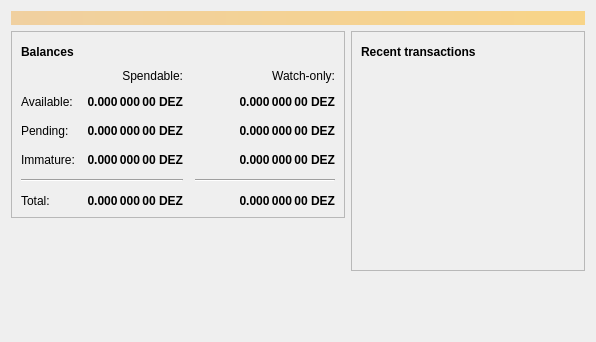
<?xml version="1.0" encoding="UTF-8"?>
<ui version="4.0">
 <class>OverviewPage</class>
 <widget class="QWidget" name="OverviewPage">
  <property name="geometry">
   <rect>
    <x>0</x>
    <y>0</y>
    <width>596</width>
    <height>342</height>
   </rect>
  </property>
  <property name="windowTitle">
   <string>Form</string>
  </property>
  <layout class="QVBoxLayout" name="topLayout">
   <item>
    <widget class="QLabel" name="labelAlerts">
     <property name="visible">
      <bool>false</bool>
     </property>
     <property name="styleSheet">
      <string notr="true">QLabel { background-color: qlineargradient(x1: 0, y1: 0, x2: 1, y2: 0, stop:0 #F0D0A0, stop:1 #F8D488); color:#000000; }</string>
     </property>
     <property name="wordWrap">
      <bool>true</bool>
     </property>
     <property name="margin">
      <number>3</number>
     </property>
     <property name="textInteractionFlags">
      <set>Qt::TextSelectableByMouse</set>
     </property>
    </widget>
   </item>
   <item>
    <layout class="QHBoxLayout" name="horizontalLayout" stretch="1,1">
     <item>
      <layout class="QVBoxLayout" name="verticalLayout_2">
       <item>
        <widget class="QFrame" name="frame">
         <property name="frameShape">
          <enum>QFrame::StyledPanel</enum>
         </property>
         <property name="frameShadow">
          <enum>QFrame::Raised</enum>
         </property>
         <layout class="QVBoxLayout" name="verticalLayout_4">
          <item>
           <layout class="QHBoxLayout" name="horizontalLayout_4">
            <item>
             <widget class="QLabel" name="label_5">
              <property name="font">
               <font>
                <weight>75</weight>
                <bold>true</bold>
               </font>
              </property>
              <property name="text">
               <string>Balances</string>
              </property>
             </widget>
            </item>
            <item>
             <widget class="QPushButton" name="labelWalletStatus">
              <property name="enabled">
               <bool>true</bool>
              </property>
              <property name="maximumSize">
               <size>
                <width>30</width>
                <height>16777215</height>
               </size>
              </property>
              <property name="toolTip">
               <string>The displayed information may be out of date. Your wallet automatically synchronizes with the Dezcoin network after a connection is established, but this process has not completed yet.</string>
              </property>
              <property name="text">
               <string/>
              </property>
              <property name="icon">
               <iconset resource="../bitcoin.qrc">
                <normaloff>:/icons/warning</normaloff>
                <disabledoff>:/icons/warning</disabledoff>:/icons/warning</iconset>
              </property>
              <property name="iconSize">
               <size>
                <width>24</width>
                <height>24</height>
               </size>
              </property>
              <property name="flat">
               <bool>true</bool>
              </property>
             </widget>
            </item>
            <item>
             <spacer name="horizontalSpacer_3">
              <property name="orientation">
               <enum>Qt::Horizontal</enum>
              </property>
              <property name="sizeHint" stdset="0">
               <size>
                <width>40</width>
                <height>20</height>
               </size>
              </property>
             </spacer>
            </item>
           </layout>
          </item>
          <item>
           <layout class="QGridLayout" name="gridLayout">
            <property name="spacing">
             <number>12</number>
            </property>
            <item row="2" column="2">
             <widget class="QLabel" name="labelWatchPending">
              <property name="font">
               <font>
                <weight>75</weight>
                <bold>true</bold>
               </font>
              </property>
              <property name="cursor">
               <cursorShape>IBeamCursor</cursorShape>
              </property>
              <property name="toolTip">
               <string>Unconfirmed transactions to watch-only addresses</string>
              </property>
              <property name="text">
               <string notr="true">0.000 000 00 DEZ</string>
              </property>
              <property name="alignment">
               <set>Qt::AlignRight|Qt::AlignTrailing|Qt::AlignVCenter</set>
              </property>
              <property name="textInteractionFlags">
               <set>Qt::LinksAccessibleByMouse|Qt::TextSelectableByKeyboard|Qt::TextSelectableByMouse</set>
              </property>
             </widget>
            </item>
            <item row="2" column="1">
             <widget class="QLabel" name="labelUnconfirmed">
              <property name="font">
               <font>
                <weight>75</weight>
                <bold>true</bold>
               </font>
              </property>
              <property name="cursor">
               <cursorShape>IBeamCursor</cursorShape>
              </property>
              <property name="toolTip">
               <string>Total of transactions that have yet to be confirmed, and do not yet count toward the spendable balance</string>
              </property>
              <property name="text">
               <string notr="true">0.000 000 00 DEZ</string>
              </property>
              <property name="alignment">
               <set>Qt::AlignRight|Qt::AlignTrailing|Qt::AlignVCenter</set>
              </property>
              <property name="textInteractionFlags">
               <set>Qt::LinksAccessibleByMouse|Qt::TextSelectableByKeyboard|Qt::TextSelectableByMouse</set>
              </property>
             </widget>
            </item>
            <item row="3" column="2">
             <widget class="QLabel" name="labelWatchImmature">
              <property name="font">
               <font>
                <weight>75</weight>
                <bold>true</bold>
               </font>
              </property>
              <property name="cursor">
               <cursorShape>IBeamCursor</cursorShape>
              </property>
              <property name="toolTip">
               <string>Mined balance in watch-only addresses that has not yet matured</string>
              </property>
              <property name="text">
               <string notr="true">0.000 000 00 DEZ</string>
              </property>
              <property name="alignment">
               <set>Qt::AlignRight|Qt::AlignTrailing|Qt::AlignVCenter</set>
              </property>
              <property name="textInteractionFlags">
               <set>Qt::LinksAccessibleByMouse|Qt::TextSelectableByKeyboard|Qt::TextSelectableByMouse</set>
              </property>
             </widget>
            </item>
            <item row="4" column="0" colspan="2">
             <widget class="Line" name="line">
              <property name="orientation">
               <enum>Qt::Horizontal</enum>
              </property>
             </widget>
            </item>
            <item row="4" column="2">
             <widget class="Line" name="lineWatchBalance">
              <property name="sizePolicy">
               <sizepolicy hsizetype="Preferred" vsizetype="Fixed">
                <horstretch>0</horstretch>
                <verstretch>0</verstretch>
               </sizepolicy>
              </property>
              <property name="minimumSize">
               <size>
                <width>140</width>
                <height>0</height>
               </size>
              </property>
              <property name="orientation">
               <enum>Qt::Horizontal</enum>
              </property>
             </widget>
            </item>
            <item row="5" column="0">
             <widget class="QLabel" name="labelTotalText">
              <property name="text">
               <string>Total:</string>
              </property>
             </widget>
            </item>
            <item row="3" column="1">
             <widget class="QLabel" name="labelImmature">
              <property name="font">
               <font>
                <weight>75</weight>
                <bold>true</bold>
               </font>
              </property>
              <property name="cursor">
               <cursorShape>IBeamCursor</cursorShape>
              </property>
              <property name="toolTip">
               <string>Mined balance that has not yet matured</string>
              </property>
              <property name="text">
               <string notr="true">0.000 000 00 DEZ</string>
              </property>
              <property name="alignment">
               <set>Qt::AlignRight|Qt::AlignTrailing|Qt::AlignVCenter</set>
              </property>
              <property name="textInteractionFlags">
               <set>Qt::LinksAccessibleByMouse|Qt::TextSelectableByKeyboard|Qt::TextSelectableByMouse</set>
              </property>
             </widget>
            </item>
            <item row="2" column="3">
             <spacer name="horizontalSpacer_2">
              <property name="orientation">
               <enum>Qt::Horizontal</enum>
              </property>
              <property name="sizeHint" stdset="0">
               <size>
                <width>40</width>
                <height>20</height>
               </size>
              </property>
             </spacer>
            </item>
            <item row="3" column="0">
             <widget class="QLabel" name="labelImmatureText">
              <property name="text">
               <string>Immature:</string>
              </property>
             </widget>
            </item>
            <item row="5" column="1">
             <widget class="QLabel" name="labelTotal">
              <property name="font">
               <font>
                <weight>75</weight>
                <bold>true</bold>
               </font>
              </property>
              <property name="cursor">
               <cursorShape>IBeamCursor</cursorShape>
              </property>
              <property name="toolTip">
               <string>Your current total balance</string>
              </property>
              <property name="text">
               <string notr="true">0.000 000 00 DEZ</string>
              </property>
              <property name="alignment">
               <set>Qt::AlignRight|Qt::AlignTrailing|Qt::AlignVCenter</set>
              </property>
              <property name="textInteractionFlags">
               <set>Qt::LinksAccessibleByMouse|Qt::TextSelectableByKeyboard|Qt::TextSelectableByMouse</set>
              </property>
             </widget>
            </item>
            <item row="5" column="2">
             <widget class="QLabel" name="labelWatchTotal">
              <property name="font">
               <font>
                <weight>75</weight>
                <bold>true</bold>
               </font>
              </property>
              <property name="cursor">
               <cursorShape>IBeamCursor</cursorShape>
              </property>
              <property name="toolTip">
               <string>Current total balance in watch-only addresses</string>
              </property>
              <property name="text">
               <string notr="true">0.000 000 00 DEZ</string>
              </property>
              <property name="alignment">
               <set>Qt::AlignRight|Qt::AlignTrailing|Qt::AlignVCenter</set>
              </property>
              <property name="textInteractionFlags">
               <set>Qt::LinksAccessibleByMouse|Qt::TextSelectableByKeyboard|Qt::TextSelectableByMouse</set>
              </property>
             </widget>
            </item>
            <item row="0" column="2">
             <widget class="QLabel" name="labelWatchonly">
              <property name="text">
               <string>Watch-only:</string>
              </property>
              <property name="alignment">
               <set>Qt::AlignRight|Qt::AlignTrailing|Qt::AlignVCenter</set>
              </property>
             </widget>
            </item>
            <item row="1" column="0">
             <widget class="QLabel" name="labelBalanceText">
              <property name="text">
               <string>Available:</string>
              </property>
             </widget>
            </item>
            <item row="1" column="1">
             <widget class="QLabel" name="labelBalance">
              <property name="font">
               <font>
                <weight>75</weight>
                <bold>true</bold>
               </font>
              </property>
              <property name="cursor">
               <cursorShape>IBeamCursor</cursorShape>
              </property>
              <property name="toolTip">
               <string>Your current spendable balance</string>
              </property>
              <property name="text">
               <string notr="true">0.000 000 00 DEZ</string>
              </property>
              <property name="alignment">
               <set>Qt::AlignRight|Qt::AlignTrailing|Qt::AlignVCenter</set>
              </property>
              <property name="textInteractionFlags">
               <set>Qt::LinksAccessibleByMouse|Qt::TextSelectableByKeyboard|Qt::TextSelectableByMouse</set>
              </property>
             </widget>
            </item>
            <item row="1" column="2">
             <widget class="QLabel" name="labelWatchAvailable">
              <property name="font">
               <font>
                <weight>75</weight>
                <bold>true</bold>
               </font>
              </property>
              <property name="cursor">
               <cursorShape>IBeamCursor</cursorShape>
              </property>
              <property name="toolTip">
               <string>Your current balance in watch-only addresses</string>
              </property>
              <property name="text">
               <string notr="true">0.000 000 00 DEZ</string>
              </property>
              <property name="alignment">
               <set>Qt::AlignRight|Qt::AlignTrailing|Qt::AlignVCenter</set>
              </property>
              <property name="textInteractionFlags">
               <set>Qt::LinksAccessibleByMouse|Qt::TextSelectableByKeyboard|Qt::TextSelectableByMouse</set>
              </property>
             </widget>
            </item>
            <item row="2" column="0">
             <widget class="QLabel" name="labelPendingText">
              <property name="text">
               <string>Pending:</string>
              </property>
             </widget>
            </item>
            <item row="0" column="1">
             <widget class="QLabel" name="labelSpendable">
              <property name="text">
               <string>Spendable:</string>
              </property>
              <property name="alignment">
               <set>Qt::AlignRight|Qt::AlignTrailing|Qt::AlignVCenter</set>
              </property>
             </widget>
            </item>
           </layout>
          </item>
         </layout>
        </widget>
       </item>
       <item>
        <spacer name="verticalSpacer">
         <property name="orientation">
          <enum>Qt::Vertical</enum>
         </property>
         <property name="sizeHint" stdset="0">
          <size>
           <width>20</width>
           <height>40</height>
          </size>
         </property>
        </spacer>
       </item>
      </layout>
     </item>
     <item>
      <layout class="QVBoxLayout" name="verticalLayout_3">
       <item>
        <widget class="QFrame" name="frame_2">
         <property name="frameShape">
          <enum>QFrame::StyledPanel</enum>
         </property>
         <property name="frameShadow">
          <enum>QFrame::Raised</enum>
         </property>
         <layout class="QVBoxLayout" name="verticalLayout">
          <item>
           <layout class="QHBoxLayout" name="horizontalLayout_2">
            <item>
             <widget class="QLabel" name="label_4">
              <property name="font">
               <font>
                <weight>75</weight>
                <bold>true</bold>
               </font>
              </property>
              <property name="text">
               <string>Recent transactions</string>
              </property>
             </widget>
            </item>
            <item>
             <widget class="QPushButton" name="labelTransactionsStatus">
              <property name="enabled">
               <bool>true</bool>
              </property>
              <property name="maximumSize">
               <size>
                <width>30</width>
                <height>16777215</height>
               </size>
              </property>
              <property name="toolTip">
               <string>The displayed information may be out of date. Your wallet automatically synchronizes with the Dezcoin network after a connection is established, but this process has not completed yet.</string>
              </property>
              <property name="text">
               <string/>
              </property>
              <property name="icon">
               <iconset resource="../bitcoin.qrc">
                <normaloff>:/icons/warning</normaloff>
                <disabledoff>:/icons/warning</disabledoff>:/icons/warning</iconset>
              </property>
              <property name="iconSize">
               <size>
                <width>24</width>
                <height>24</height>
               </size>
              </property>
              <property name="flat">
               <bool>true</bool>
              </property>
             </widget>
            </item>
            <item>
             <spacer name="horizontalSpacer">
              <property name="orientation">
               <enum>Qt::Horizontal</enum>
              </property>
              <property name="sizeHint" stdset="0">
               <size>
                <width>40</width>
                <height>20</height>
               </size>
              </property>
             </spacer>
            </item>
           </layout>
          </item>
          <item>
           <widget class="QListView" name="listTransactions">
            <property name="styleSheet">
             <string notr="true">QListView { background: transparent; }</string>
            </property>
            <property name="frameShape">
             <enum>QFrame::NoFrame</enum>
            </property>
            <property name="verticalScrollBarPolicy">
             <enum>Qt::ScrollBarAlwaysOff</enum>
            </property>
            <property name="horizontalScrollBarPolicy">
             <enum>Qt::ScrollBarAlwaysOff</enum>
            </property>
            <property name="selectionMode">
             <enum>QAbstractItemView::NoSelection</enum>
            </property>
           </widget>
          </item>
         </layout>
        </widget>
       </item>
       <item>
        <spacer name="verticalSpacer_2">
         <property name="orientation">
          <enum>Qt::Vertical</enum>
         </property>
         <property name="sizeHint" stdset="0">
          <size>
           <width>20</width>
           <height>40</height>
          </size>
         </property>
        </spacer>
       </item>
      </layout>
     </item>
    </layout>
   </item>
  </layout>
 </widget>
 <resources/>
 <connections/>
</ui>
